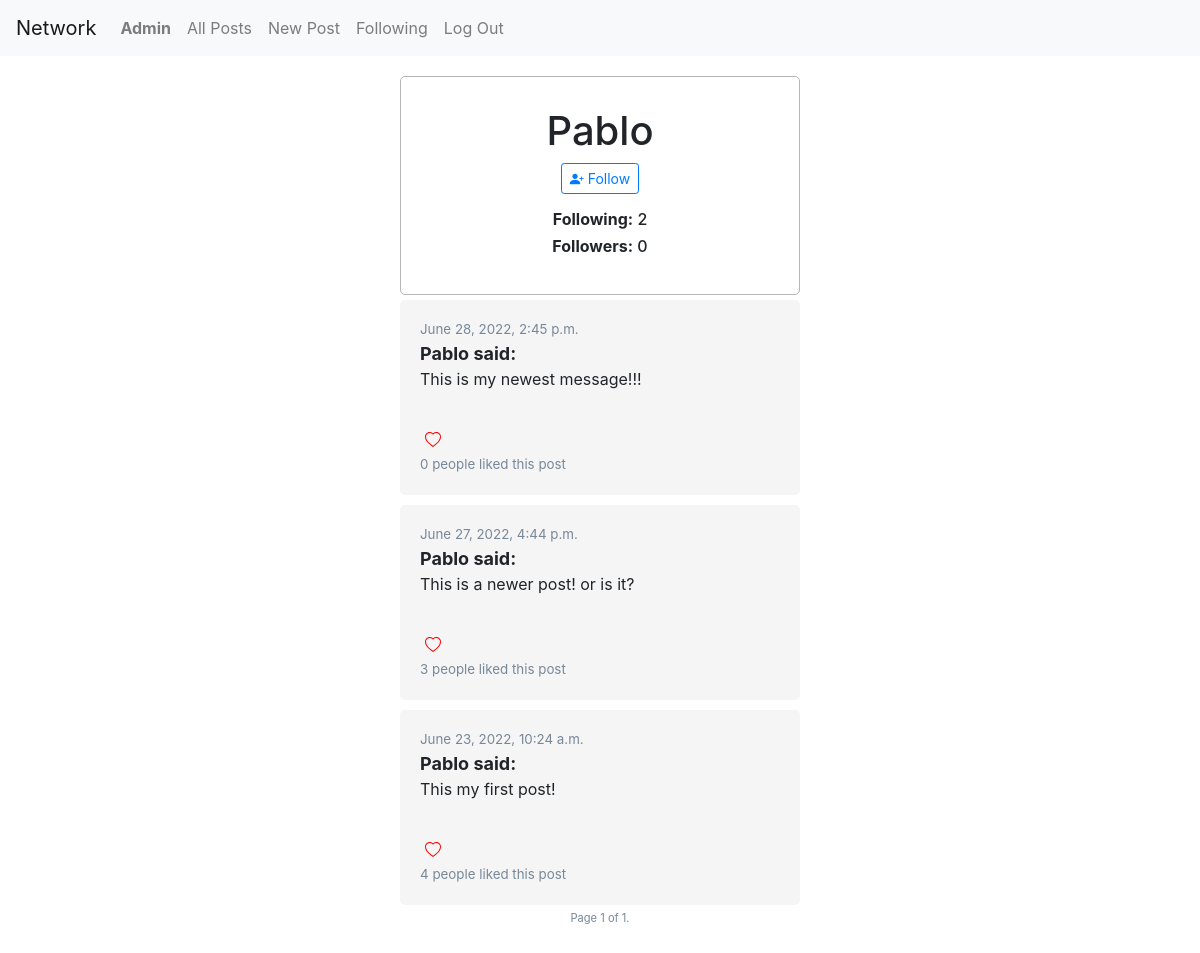
The page /profile/2 (signed in) on the database its author committed.
### network/models.py (models this page shows, shortened)
class User(AbstractUser):
    following = models.ManyToManyField('User', related_name='following_list', default=None, blank=True)
    followers = models.ManyToManyField('User', related_name='followers_list', default=None, blank=True)
    def __str__(self):
        return self.username

class Post(models.Model):
    user = models.ForeignKey('User', on_delete=models.CASCADE)
    body = models.CharField(max_length=280)
    timestamp = models.DateTimeField(auto_now_add=True)
    likes = models.ManyToManyField(User, related_name='like', default=None, blank=True)
    likes_num = models.IntegerField(default=0)

### network/views.py (the view)
# urls.py: path("profile/<int:id>", views.profile_view, name="profile"),
@csrf_exempt
def profile_view(request, id):
    user_profile = User.objects.get(pk=id)
    all_posts = Post.objects.filter(user_id = id).order_by('-timestamp')
    paginator = Paginator(all_posts, 10)
    page_number = request.GET.get('page')
    page_obj = paginator.get_page(page_number)
    followers_count = User.objects.filter(following__id = id).count()
    following_count = user_profile.following.count()
    is_following = request.user.following.filter(id=user_profile.id).exists()
    context = {
        'user_profile': user_profile,
        'is_following': is_following,
        'following_count': following_count,
        'followers_count': followers_count,
        'page_obj': page_obj,
    }
    return render(request, "network/profile.html", context)

### network/templates/network/profile.html (shortened to what this page needs)
{% extends "network/layout.html" %}
{% block body %}
    <div class="profile-container">
            <h1>
                {{user_profile.username|title}}
            </h1>
            {% if user != user_profile  %}
                <p>
                {% if is_following  %}
                    <button type="button" id="follow-btn" class="btn btn-outline-primary btn-sm" name="{{user_profile.id}}">
                        <i class="bi bi-person-dash-fill"></i> Unfollow
                    </button>
                {% else %}
                    <button type="button" id="follow-btn" class="btn btn-outline-primary btn-sm" name="{{user_profile.id}}">
                        <i class="bi bi-person-plus-fill"></i> Follow
                    </button>
                {% endif %}
                </p>
            {% endif %}
                <h6>
                <strong>Following:</strong> {{following_count}}
            </h6>
            <h6>
                <strong>Followers:</strong> <span id="followers_count">{{followers_count}}</span>
            </h6>
    </div>
{% include 'network/posts.html' %}
{% endblock %}

### network/templates/network/layout.html (shortened to what this page needs)
{% load static %}
<!DOCTYPE html>
<html lang="en">
    <head>
        <link rel="stylesheet" href="https://cdn.jsdelivr.net/npm/bootstrap-icons@1.8.3/font/bootstrap-icons.css">
        <link rel="stylesheet" href="https://stackpath.bootstrapcdn.com/bootstrap/4.4.1/css/bootstrap.min.css">
        <link href="{% static 'network/styles.css' %}" rel="stylesheet">
    </head>
    <body>
        <nav class="navbar navbar-expand-lg navbar-light bg-light">
            <a class="navbar-brand" href="#">Network</a>
            <div>
              <ul class="navbar-nav mr-auto">
                {% if user.is_authenticated %}
                    <li class="nav-item">
                        <a class="nav-link" href="{% url 'profile' user.id %}"><strong>{{ user.username | title }}</strong></a>
                    </li>
                {% endif %}
                <li class="nav-item">
                  <a class="nav-link" href="{% url 'index' %}">All Posts</a>
                </li>
                {% if user.is_authenticated %}
                    <li class="nav-item">
                        <a class="nav-link" href="{% url 'new' %}">New Post</a>
                    </li>
                    <li class="nav-item">
                        <a class="nav-link" href="{% url 'following' %}">Following</a>
                    </li>
                    <li class="nav-item">
                        <a class="nav-link" href="{% url 'logout' %}">Log Out</a>
                    </li>
                {% endif %}
              </ul>
            </div>
          </nav>
        <div class="body">
            <div class="post-container">
            {% block body %}
            {% endblock %}
            </div>
        </div>
    </body>
</html>

### network/templates/network/posts.html (shortened to what this page needs)
    {% for post in page_obj %}
    <div class="single-post">
        <div>
            <div style="display:flex">
                <div class="post-time">
                    {{post.timestamp}}
                </div>
            </div>
        </div>
        <div class="post-title"><a href="{% url 'profile' post.user.id %}">
            {{post.user|title}} said:
        </a></div>
        <div class="post-body" id="post-body-{{post.id}}">
            {{post.body}}
        </div>
        <div>
            {% if request.user.is_authenticated %}
                {% if user in post.likes.all %}
                <button type="submit" id="like-btn-{{post.id}}" class="btn btn-link border-0 btn-outline-light like-btn" style="padding:5px;" name="{{post.id}}">
                    <svg xmlns="http://www.w3.org/2000/svg" width="16" height="16" fill="red" class="bi bi-heart-fill" viewBox="0 0 16 16">
                        <path fill-rule="evenodd" d="M8 1.314C12.438-3.248 23.534 4.735 8 15-7.534 4.736 3.562-3.248 8 1.314z"/>
                    </svg>
                </button>
                {% else %}
                <button type="submit" id="like-btn-{{post.id}}" class="btn btn-link border-0 btn-outline-light like-btn" style="padding:5px;" name="{{post.id}}">
                </button>
                {% endif %}
            {% endif %}
            <div class="post-time">
               <span id="num-likes-{{post.id}}">{{post.likes_num}}</span>
               people liked this post
            </div>
        </div>
    </div>
    {% endfor %}
    <div class="pagination">
            <div class="pagination-current">
                    Page {{ page_obj.number }} of {{ page_obj.paginator.num_pages }}.
            </div>
    </div>

### network/static/network/styles.css (style rules this page uses)
a { color: inherit; text-decoration: inherit; }
.body { width: 100%; display: flex; flex-direction: column; justify-self: center; align-items: center; }
.post-container { margin-top: 20px; width: 400px; display: flex; flex-direction: column; justify-self: center; align-items: center; margin-bottom: 50px; border: 0px solid rgba(255, 0, 0, 0.123); }
.profile-container { width: 100%; padding: 30px; display: flex; flex-direction: column; align-items: center; border-radius: 5px; border: 1px solid rgb(182, 182, 182); }
.single-post { width: 100%; background-color: rgb(245, 245, 245); border-radius: 5px; padding: 20px; margin: 5px; }
.post-title { font-size: large; font-weight: bolder; }
.post-body { font-size: medium; margin-bottom: 30px; }
.post-time { font-size: smaller; color: lightslategray; }
.pagination { display: flex; width: 400px; justify-content: center; color: lightslategray; font-size: smaller; }
.pagination-current { justify-self: center; position: absolute; color: lightslategray; font-size: smaller; }

### rows shown on the page
User: username "Admin"
User: username "Pablo"
Post: timestamp "June 28, 2022, 2:45 p.m.", user "Pablo", body "This is my newest message!!!", likes_num "0"
Post: timestamp "June 27, 2022, 4:44 p.m.", user "Pablo", body "This is a newer post! or is it?", likes_num "3"
Post: timestamp "June 23, 2022, 10:24 a.m.", user "Pablo", body "This my first post!", likes_num "4"

### other values the page prints
{{ following_count }} "2"
{{ followers_count }} "0"
{{ page_obj.number }} "1"
{{ page_obj.paginator.num_pages }} "1"
